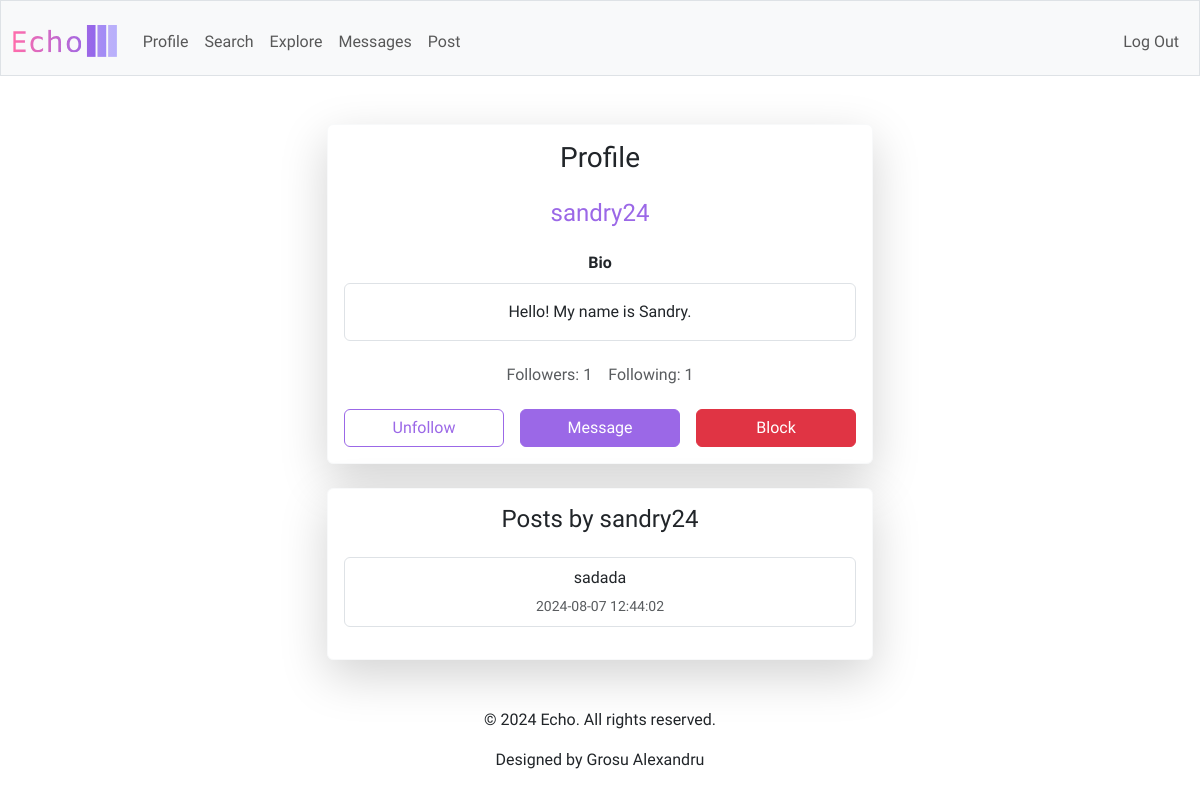
/profile/sandry24 (signed in), run on the app's committed database.
### tables this page shows
CREATE TABLE users (
    id INTEGER PRIMARY KEY AUTOINCREMENT,
    username TEXT UNIQUE NOT NULL,
    password_hash TEXT NOT NULL,
    bio TEXT,
    created_at TIMESTAMP DEFAULT CURRENT_TIMESTAMP
);

CREATE TABLE posts (
    id INTEGER PRIMARY KEY AUTOINCREMENT,
    user_id INTEGER NOT NULL,
    content TEXT NOT NULL,
    created_at TIMESTAMP DEFAULT CURRENT_TIMESTAMP,
    FOREIGN KEY (user_id) REFERENCES users(id)
);

### app.py (the view)
@app.route("/profile/<username>")
@login_required
def profile(username):
    user = db.execute("SELECT * FROM users WHERE username=?", username)
    if not user:
        return apology("User does not exist", 404)
    user = user[0]
    followed = is_followed(session["user_id"], user["id"])
    blocked = is_blocked(session["user_id"], user["id"])
    followers_count = db.execute("SELECT COUNT(*) as cnt FROM follows WHERE followed_id=?", user["id"])[0]["cnt"]
    following_count = db.execute("SELECT COUNT(*) as cnt FROM follows WHERE follower_id=?", user["id"])[0]["cnt"]
    posts = db.execute("""
        SELECT id, user_id, content, created_at
        FROM posts
        WHERE user_id = ?
        ORDER BY created_at DESC
    """, user["id"])
    return render_template("profile.html", user=user, followed=followed, blocked=blocked,
                           followers_count=followers_count, following_count=following_count,
                           posts=posts)

### app.py (called while the page is built)
@app.after_request
def after_request(response):
    response.headers["Cache-Control"] = "no-cache, no-store, must-revalidate"
    response.headers["Expires"] = 0
    response.headers["Pragma"] = "no-cache"
    return response

def is_followed(follower_id, followed_id):
    return db.execute("SELECT * FROM follows WHERE follower_id = ? AND followed_id = ?", follower_id, followed_id)

def is_blocked(blocker_id, blocked_id):
    return db.execute("SELECT * FROM blocks WHERE blocker_id = ? AND blocked_id = ?", blocker_id, blocked_id)

### helpers.py (called while the page is built)
def login_required(f):
    @wraps(f)
    def decorated_function(*args, **kwargs):
        if session.get("user_id") is None:
            return redirect("/login")
        return f(*args, **kwargs)
    return decorated_function

### templates/profile.html (shortened to what this page needs)
{% extends "layout.html" %}
{% block main %}
    <div class="row justify-content-center">
        <div class="col-md-8 col-lg-6">
            <div class="card shadow-lg border-light">
                <div class="card-body">
                    <h3 class="card-title text-center mb-4">Profile</h3>
                    <div class="text-center mb-4">
                        <h4 class="text-primary">{{ user['username'] }}</h4>
                    </div>
                    <div class="mb-4">
                        <label for="bio" class="form-label fw-bold">Bio</label>
                        <p class="form-control-plaintext border p-3 rounded" id="bio">{{ user['bio'] or 'No bio provided' }}</p>
                    </div>
                    <div class="text-center mb-4">
                        <div class="d-flex justify-content-center">
                            <h6 class="text-muted mb-0 me-3">
                                <a href="{{ url_for('followers') }}" class="text-muted text-decoration-none">
                                    Followers: {{ followers_count }}
                                </a>
                            </h6>
                            <h6 class="text-muted mb-0">
                                <a href="{{ url_for('following') }}" class="text-muted text-decoration-none">
                                    Following: {{ following_count }}
                                </a>
                            </h6>
                        </div>
                    </div>
                    {% if user['id'] != session['user_id'] %}
                        <div class="row g-3">
                            <div class="col-4">
                                {% if followed %}
                                    <form action="{{ url_for('unfollow_user', user_id=user['id']) }}" method="post">
                                        <button type="submit" class="btn btn-outline-primary w-100">Unfollow</button>
                                    </form>
                                {% else %}
                                    <form action="{{ url_for('follow_user', user_id=user['id']) }}" method="post">
                                        <button type="submit" class="btn btn-primary w-100">Follow</button>
                                    </form>
                                {% endif %}
                            </div>
                            <div class="col-4">
                                {% if blocked %}
                                    <button type="button" class="btn btn-secondary w-100" disabled>Message</button>
                                    <p class="text-danger mt-2">Unblock this user to message them.</p>
                                {% else %}
                                    <form action="{{ url_for('start_conversation', receiver_id=user['id']) }}" method="post">
                                        <button type="submit" class="btn btn-primary w-100">Message</button>
                                    </form>
                                {% endif %}
                            </div>
                            <div class="col-4">
                                {% if blocked %}
                                    <form action="{{ url_for('unblock_user', user_id=user['id']) }}" method="post">
                                        <button type="submit" class="btn btn-outline-danger w-100">Unblock</button>
                                    </form>
                                {% else %}
                                    <form action="{{ url_for('block_user', user_id=user['id']) }}" method="post">
                                        <button type="submit" class="btn btn-danger w-100">Block</button>
                                    </form>
                                {% endif %}
                            </div>
                        </div>
                    {% else %}
                        <a href="/edit-profile" class="btn btn-primary w-100">Edit Profile</a>
                    {% endif %}
                </div>
            </div>
            <div class="card shadow-lg border-light mt-4">
                <div class="card-body">
                    <h4 class="card-title text-center mb-4">Posts by {{ user['username'] }}</h4>
                    {% if posts %}
                        <div class="list-group">
                            {% for post in posts %}
                                <div class="list-group-item mb-3 position-relative">
                                    <p class="text-dark mb-1">{{ post['content'] | truncate(150) }}</p>
                                    <small class="text-muted">{{ post['created_at'] }}</small>
                                </div>
                            {% endfor %}
                        </div>
                    {% else %}
                        <p class="text-center text-muted">No posts available. Follow them to see their activity!</p>
                    {% endif %}
                </div>
            </div>
        </div>
    </div>
{% endblock %}

### static/styles.css (style rules this page uses)
body { font-family: "Amiko", sans-serif; }
.btn-primary, .btn-primary:active:focus { background-color: #9b68e7; border-color: #9b68e7; color: #fff; }
.btn-outline-primary, .btn-outline-primary:active:focus { background-color: #fff; color: #9b68e7; border-color: #9b68e7; }
.btn-danger, .btn-danger:active:focus { background-color: #e03444; border-color: #e03444; color: #fff; }
.text-primary { color: #9b68e7 !important; }

### data on the page
users: username "sandry24", bio "Hello! My name is Sandry."
posts: content "sadada", created_at "2024-08-07 12:44:02"

### other printed values
{{ followers_count }} "1"
{{ following_count }} "1"
